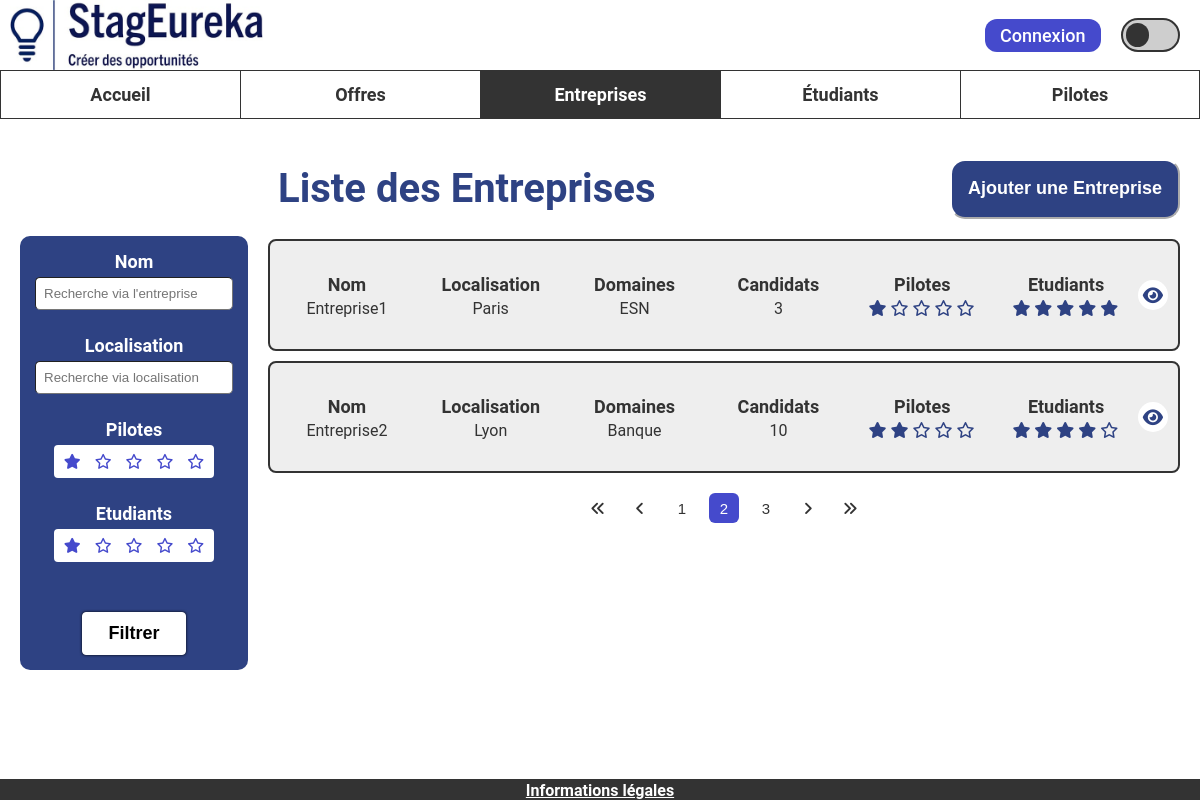
The page /www/entreprise/liste on the database its author committed.
### tables this page shows
CREATE TABLE Company (
   idCompany INT NOT NULL AUTO_INCREMENT,
   nameCompany VARCHAR(50) NOT NULL,
   activityAera VARCHAR(50) NOT NULL,
   applicationAmount INT NOT NULL DEFAULT 0,
   visible TINYINT(1) NOT NULL DEFAULT 1,
   PRIMARY KEY(idCompany)
);

CREATE TABLE City(
   idCity INT NOT NULL AUTO_INCREMENT,
   cityName VARCHAR(50),
   addressCode VARCHAR(10),
   PRIMARY KEY(idCity)
);

### www/modele/entreprise_modele.php (called while the page is built, shortened)
<?php
require_once "adresse_modele.php";
class Entreprise {
    public function __construct(int $id, string $nom, string $activite, int $nbCandidats, bool $visible, float $noteEtudiants, float $notePilotes, array $adresses) {
        $this->id = $id;
        $this->nom = $nom;
        $this->activite = $activite;
        $this->nbCandidats = $nbCandidats;
        $this->noteEtudiants = $noteEtudiants;
        $this->notePilotes = $notePilotes;
        $this->adresses = $adresses;
    }
}
function getEntreprisesFiltre(string $nomEntrepriseFiltre, string $localisationFiltre, int $notePiloteFiltre, int $noteEtudiantFiltre): ?array {
    $pdo = connexionBDD();
    $requete = $pdo->prepare("SELECT * FROM Company WHERE nameCompany LIKE :nomEntrepriseFiltre AND visible = 1");
    $requete->execute([
        ":nomEntrepriseFiltre" => "%" . $nomEntrepriseFiltre . "%"
    ]);
    $reponseBdd = $requete->fetchAll(PDO::FETCH_ASSOC);
    $entreprises = [];
    foreach ($reponseBdd as $ligneEntreprise) {
        $entreprise = new Entreprise(
            $ligneEntreprise["idCompany"],
            $ligneEntreprise["nameCompany"],
            $ligneEntreprise["activityAera"],
            $ligneEntreprise["applicationAmount"],
            $ligneEntreprise["visible"],
            getMoyenneNotesEntreprise($ligneEntreprise["idCompany"], "ETUDIANT"),
            getMoyenneNotesEntreprise($ligneEntreprise["idCompany"], "PILOTE"),
            getAdressesEntreprise($ligneEntreprise["idCompany"])
        );
        $entreprises[] = $entreprise;
    }
    return $entreprises;
}

### www/modele/adresse_modele.php (called while the page is built, shortened)
<?php
class Adresse {
    public function __construct(int $id, int $numero, string $rue, string $ville, string $codePostal) {
        $this->ville = $ville;
    }
}
function getAdressesEntreprise(int $idEntreprise): ?array {
    $pdo = connexionBDD();
    $requete = $pdo->prepare(
        "SELECT a.idAddress, a.streetNumber, a.streetName, city.cityName, city.addressCode
        FROM Company company
        JOIN is_settle s ON (company.idCompany = s.idCompany)
        JOIN Address a ON (s.idAddress = a.idAddress)
        JOIN City city ON (a.idCity = city.idCity)
        WHERE company.idCompany = :idEntreprise"
    );
    $requete->execute([
        ":idEntreprise" => $idEntreprise
    ]);
    $reponseBdd = $requete->fetchAll(PDO::FETCH_ASSOC);
    $adresses = [];
    foreach ($reponseBdd as $adresse) {
        $adresses[] = new Adresse(
            $adresse["idAddress"],
            $adresse["streetNumber"],
            $adresse["streetName"],
            $adresse["cityName"],
            $adresse["addressCode"]
        );
    }
    return $adresses;
}

### www/vue/php/entreprise/liste_entreprises_vue.php (the view, shortened to what this page needs)
<main class="main-affichage" id="main-liste-entreprises">
    <form action="<?= ADRESSE_SITE ?>/entreprise/liste" method="post">
        <div class="block-recherche" id="block-recherche-entreprises">
            <div id="champs-filtre">
                <div class="barres-recherche">
                    <div class="element-recherche" id="entreprise-recherche">
                        <label for="nom-entreprise-filtre">Nom</label>
                        <input type="text" placeholder="Recherche via l'entreprise" class="case-recherche" id="nom-entreprise-filtre" name="nom-entreprise-filtre">
                    </div>
                    <div class="element-recherche" id="localisation-recherche">
                        <label for="localisation-filtre">Localisation</label>
                        <input type="text" placeholder="Recherche via localisation" class="case-recherche" id="localisation-filtre" name="localisation-filtre">
                    </div>
                </div>
                <div class="recherche-etoiles">
                    <div class="element-recherche" id="note-pilotes">
                        <h3>Pilotes</h3>
                        <div class="champ-etoiles" id="etoiles-pilote-filtre">
                            <button type="button" class="etoile" id="filtre-etoile-pilote-1"><i class="fa-solid fa-star"></i></button>
                            <button type="button" class="etoile" id="filtre-etoile-pilote-2"><i class="fa-regular fa-star"></i></button>
                            <button type="button" class="etoile" id="filtre-etoile-pilote-3"><i class="fa-regular fa-star"></i></button>
                            <button type="button" class="etoile" id="filtre-etoile-pilote-4"><i class="fa-regular fa-star"></i></button>
                            <button type="button" class="etoile" id="filtre-etoile-pilote-5"><i class="fa-regular fa-star"></i></button>
                        </div>
                    </div>
                    <div class="element-recherche" id="note-etudiants">
                        <h3>Etudiants</h3>
                        <div class="champ-etoiles" id="etoiles-etudiant-filtre">
                            <button type="button" class="etoile" id="filtre-etoile-etudiant-1"><i class="fa-solid fa-star"></i></button>
                            <button type="button" class="etoile" id="filtre-etoile-etudiant-2"><i class="fa-regular fa-star"></i></button>
                            <button type="button" class="etoile" id="filtre-etoile-etudiant-3"><i class="fa-regular fa-star"></i></button>
                            <button type="button" class="etoile" id="filtre-etoile-etudiant-4"><i class="fa-regular fa-star"></i></button>
                            <button type="button" class="etoile" id="filtre-etoile-etudiant-5"><i class="fa-regular fa-star"></i></button>
                        </div>
                    </div>
                </div>
            </div>
            <button type="submit" class="bouton-filtrage">Filtrer</button>
        </div>
    </form>
    <div class="affichage-cartes">
        <div class="haut-page-liste-resultats">
            <h1 id="haut-h1">Liste des Entreprises</h1>
            <button id="haut-bouton" onclick="location.href='<?= ADRESSE_SITE ?>/entreprise/creer'">Ajouter une Entreprise</button>
        </div>
        <div id="selection-entreprise">
            <?php foreach ($entreprises as $entreprise) { ?>
                <div class="carte carte-entreprise" id="carte-entreprise-<?= $entreprise->id ?>">
                    <div class="info-carte">
                        <div class="element-carte">
                            <p class="element-carte-titre">Nom</p>
                            <p class="element-carte-valeur"><?= $entreprise->nom ?></p>
                        </div>
                        <?php if (count($entreprise->adresses) > 0) { ?>
                            <div class="element-carte">
                                <p class="element-carte-titre">Localisation</p>
                                <?php
                                $villesString = implode(", ", array_map(function ($adresse) {
                                    return $adresse->ville;
                                }, $entreprise->adresses));
                                ?>
                                <p class="element-carte-valeur"><?= $villesString ?></p>
                            </div>
                        <?php } ?>
                        <div class="element-carte">
                            <p class="element-carte-titre">Domaines</p>
                            <p class="element-carte-valeur"><?= $entreprise->activite ?></p>
                        </div>
                        <div class="element-carte div-carte-places">
                            <p class="element-carte-titre">Candidats</p>
                            <p class="element-carte-valeur"><?= $entreprise->nbCandidats ?></p>
                        </div>
                        <div class="element-carte div-carte-note-pilote">
                            <p class="element-carte-titre">Pilotes</p>
                            <p class="etoiles-bleues">
                                <?php if ($entreprise->notePilotes == -1) { ?>
                                    <?php for ($i = 0; $i < 5; $i++) { ?>
                                        <i class="fa-solid fa-star" style="color: grey;"></i>
                                    <?php } ?>
                                <?php } else { ?>
                                    <?php for ($i = 0; $i < 5; $i++) { ?>
                                        <i class="fa-<?= $i < $entreprise->notePilotes ? 'solid' : 'regular' ?> fa-star" title="<?= $entreprise->notePilotes ?>/5"></i>
                                    <?php } ?>
                                <?php } ?>
                            </p>
                        </div>
                        <div class="element-carte div-carte-note-etudiant">
                            <p class="element-carte-titre">Etudiants</p>
                            <p class="etoiles-bleues">
                                <?php if ($entreprise->noteEtudiants == -1) { ?>
                                    <?php for ($i = 0; $i < 5; $i++) { ?>
                                        <i class="fa-solid fa-star" style="color: grey;"></i>
                                    <?php } ?>
                                <?php } else { ?>
                                    <?php for ($i = 0; $i < 5; $i++) { ?>
                                        <i class="fa-<?= $i < $entreprise->noteEtudiants ? 'solid' : 'regular' ?> fa-star" title="<?= $entreprise->noteEtudiants ?>/5"></i>
                                    <?php } ?>
                                <?php } ?>
                            </p>
                        </div>
                        <div class="boutons-carte">
                            <button class="bouton-carte" onclick="location.href='<?= ADRESSE_SITE ?>/entreprise/lire/<?= $entreprise->id ?>'">
                                <i class="fa-solid fa-eye"></i>
                            </button>
                        </div>
                    </div>
                </div>
            <?php } ?>
            <div class="conteneur-pagination-cartes">
                <div class="pagination-cartes" id="pagination">
                    <button class="bouton-nav bouton-minimum"><i class="fa-solid fa-angles-left"></i></button>
                    <button class="bouton-nav bouton-precedent"><i class="fa-solid fa-angle-left"></i></button>
                    <button class="bouton-nav bouton-numero-precedent">1</button>
                    <button class="bouton-nav bouton-numero-actuel">2</button>
                    <button class="bouton-nav bouton-numero-suivant">3</button>
                    <button class="bouton-nav bouton-suivant"><i class="fa-solid fa-angle-right"></i></button>
                    <button class="bouton-nav bouton-extremum"><i class="fa-solid fa-angles-right"></i></button>
                </div>
            </div>
        </div>
    </div>
</main>
<?php
include "vue/php/mise_en_page_vue.php";
?>

### www/vue/css/style.css (style rules this page uses)
:root { --primary-color: #333333; --secondary-color: #cecece; --accent-color-1: #2e4283; --accent-color-2: #454acc; --alternate-color: #ffffff; --background-color: #ffffff; --background-color-2: #eeeeee; }
body { margin: 0; padding: 0; background-color: var(--background-color); color: var(--primary-color); overflow: hidden; }
body, textarea { font-family: 'Roboto', sans-serif; }
main { position: absolute; overflow-y: auto; top: 118.59px; bottom: 20px; left: 0px; right: 0px; }
.case-recherche { width: 180px; border-radius: 5px; border-width: 0.5px; padding: 8px; }
.main-affichage { display: flex; padding: 20px; }
.block-recherche { color: var(--background-color); background-color: var(--accent-color-1); padding: 15px; font-weight: bold; text-align: center; border-radius: 10px; margin-top: 97px; }
.block-recherche label, .block-recherche h3 { display: block; margin-top: 0; margin-bottom: 5px; font-size: 18px; }
.element-recherche { margin-bottom: 25px; }
.recherche-etoiles button { margin-left: -2px; margin-right: -2px; padding: 5px 7px; color: var(--accent-color-2); background: none; border: none; font-weight: bold; font-size: 15px; cursor: pointer; }
.bouton-filtrage { font-weight: bold; justify-content: center; margin: 0 auto; margin-top: 50px; display: block; border: 1px solid var(--background-color); background-color: var(--background-color); border-radius: 4px; padding: 10px 25px; cursor: pointer; box-shadow: 0 0 3px; font-size: 18px; }
.affichage-cartes { margin-left: 20px; width: 100%; }
.haut-page-liste-resultats { display: flex; justify-content: space-between; align-items: center; }
#haut-h1 { color: var(--accent-color-1); font-size: 40px; margin-left: 10px; }
#haut-bouton { min-height: 60px; height: fit-content; margin: auto 0; padding: 16px; border-color: var(--background-color); background-color: var(--accent-color-1); color: var(--background-color); font-weight: bold; font-size: large; border-radius: 15px; cursor: pointer; }
.carte { margin-bottom: 10px; }
.info-carte { background-color: var(--background-color-2); border: 2px solid var(--primary-color); padding: 5px; border-radius: 8px; display: flex; width: auto; text-align: center; }
.element-carte { margin: 10px; width: 100%; }
.element-carte-titre { font-weight: bold; font-size: large; }
.champ-etoiles { background-color: white; width: fit-content; margin: 0 auto; padding: 3px 5px; border-radius: 4px; }
.etoiles-bleues { color: var(--accent-color-1); margin-top: 0; }
.boutons-carte { display: flex; margin-right: 5px; text-align: center; align-items: center; flex-wrap: wrap; align-content: center; justify-content: center; flex-direction: column; }
.bouton-carte { cursor: pointer; color: var(--accent-color-1); background-color: var(--background-color); border-radius: 100%; border: 0px; font-size: large; height: 30px; width: 30px; text-align: center; justify-content: center; align-items: center; }
.conteneur-pagination-cartes { display: flex; text-align: center; justify-content: center; padding-bottom: 10px; }
.pagination-cartes { display: flex; text-align: center; justify-content: center; padding: 10px; border-radius: 8px; column-gap: 12px; background: var(--background-color); height: 30px; width: 300px; }
.bouton-nav { border: none; height: 30px; width: 30px; font-size: 15px; color: var(--primary-color); background-color: var(--background-color); border-color: var(--primary-color) ; border-radius: 6px; cursor: pointer; column-gap: 12px; }
.bouton-numero-actuel { color: var(--background-color); background: var(--accent-color-2); }
.affichage-cartes .fa-eye { transform: translate(-6%, 7%); }
.affichage-cartes .fa-star { transform: translate(-4%, 0); }
.element-carte-titre { font-weight: bold; font-size: large; margin-bottom: 4px; }
.element-carte-valeur { margin-top: 0; }

### rows shown on the page
company: nameCompany "Entreprise1", activityAera "ESN", applicationAmount "3"
city: cityName "Paris"
company: nameCompany "Entreprise2", activityAera "Banque", applicationAmount "10"
city: cityName "Lyon"
